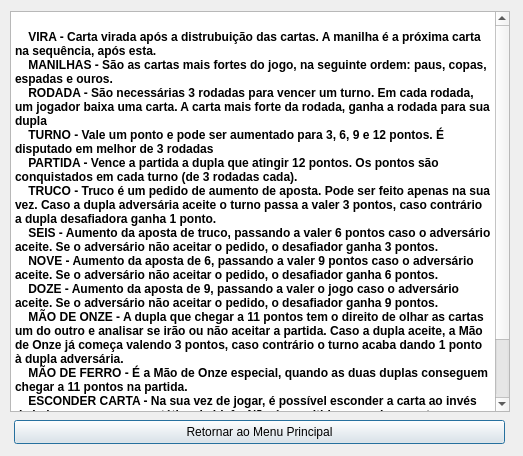
<?xml version="1.0" encoding="UTF-8"?>
<ui version="4.0">
 <class>HelpView</class>
 <widget class="QDialog" name="HelpView">
  <property name="geometry">
   <rect>
    <x>0</x>
    <y>0</y>
    <width>523</width>
    <height>456</height>
   </rect>
  </property>
  <property name="windowTitle">
   <string>Help</string>
  </property>
  <widget class="QPlainTextEdit" name="plainTextEdit">
   <property name="geometry">
    <rect>
     <x>10</x>
     <y>11</y>
     <width>500</width>
     <height>401</height>
    </rect>
   </property>
   <property name="maximumSize">
    <size>
     <width>500</width>
     <height>600</height>
    </size>
   </property>
   <property name="font">
    <font>
     <bold>true</bold>
    </font>
   </property>
   <property name="undoRedoEnabled">
    <bool>true</bool>
   </property>
   <property name="readOnly">
    <bool>true</bool>
   </property>
   <property name="plainText">
    <string>    	
    VIRA - Carta virada após a distrubuição das cartas. A manilha é a próxima carta na sequência, após esta.
    MANILHAS - São as cartas mais fortes do jogo, na seguinte ordem: paus, copas, espadas e ouros.
    RODADA - São necessárias 3 rodadas para vencer um turno. Em cada rodada, um jogador baixa uma carta. A carta mais forte da rodada, ganha a rodada para sua dupla
    TURNO - Vale um ponto e pode ser aumentado para 3, 6, 9 e 12 pontos. É disputado em melhor de 3 rodadas
    PARTIDA - Vence a partida a dupla que atingir 12 pontos. Os pontos são conquistados em cada turno (de 3 rodadas cada).
    TRUCO - Truco é um pedido de aumento de aposta. Pode ser feito apenas na sua vez. Caso a dupla adversária aceite o turno passa a valer 3 pontos, caso contrário a dupla desafiadora ganha 1 ponto.
    SEIS - Aumento da aposta de truco, passando a valer 6 pontos caso o adversário aceite. Se o adversário não aceitar o pedido, o desafiador ganha 3 pontos.
    NOVE - Aumento da aposta de 6, passando a valer 9 pontos caso o adversário aceite. Se o adversário não aceitar o pedido, o desafiador ganha 6 pontos.
    DOZE - Aumento da aposta de 9, passando a valer o jogo caso o adversário aceite. Se o adversário não aceitar o pedido, o desafiador ganha 9 pontos.
    MÃO DE ONZE - A dupla que chegar a 11 pontos tem o direito de olhar as cartas um do outro e analisar se irão ou não aceitar a partida. Caso a dupla aceite, a Mão de Onze já começa valendo 3 pontos, caso contrário o turno acaba dando 1 ponto à dupla adversária.
    MÃO DE FERRO - É a Mão de Onze especial, quando as duas duplas conseguem chegar a 11 pontos na partida.
    ESCONDER CARTA - Na sua vez de jogar, é possível esconder a carta ao invés de baixar na mesa, como tática de blefe. Não é permitido esconder a carta na primeira rodada.

</string>
   </property>
  </widget>
  <widget class="QPushButton" name="pushButton">
   <property name="geometry">
    <rect>
     <x>14</x>
     <y>420</y>
     <width>491</width>
     <height>24</height>
    </rect>
   </property>
   <property name="text">
    <string>Retornar ao Menu Principal</string>
   </property>
  </widget>
 </widget>
 <resources/>
 <connections/>
</ui>
